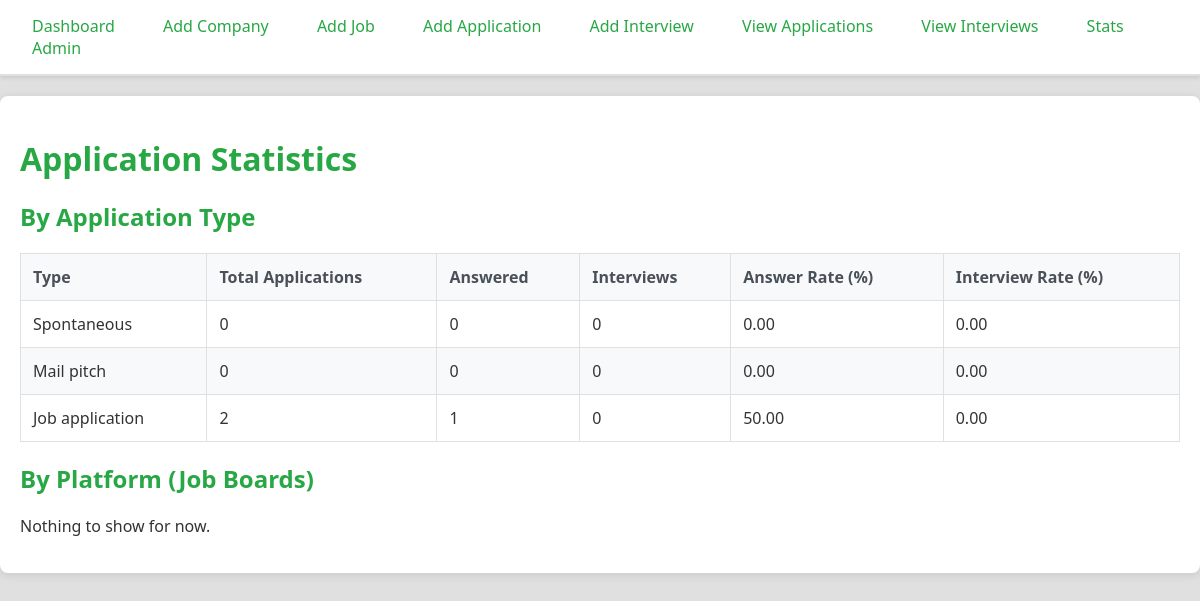
Screenshot of /stats/ with the database file from the repository.
### myapp/models.py (models this page shows, shortened)
class Application(models.Model):
    date = models.DateField()
    type = models.ForeignKey(Type, on_delete=models.CASCADE)
    job = models.OneToOneField(Job, on_delete=models.CASCADE)
    platform = models.ForeignKey(Platform, on_delete=models.CASCADE)
    is_answered = models.BooleanField(default=False)
    status = models.ForeignKey(Status, on_delete=models.CASCADE)

class Type(models.Model):
    name = models.CharField(max_length=100)

### myapp/views.py (the view, shortened to what this page needs)
# urls.py: path('stats/', views.stats, name='stats'),
def stats(request):
    from django.db.models import Count
    types_stats = []
    for type_obj in Type.objects.all():
        applications = Application.objects.filter(type=type_obj)
        answered = applications.filter(is_answered=True).count()
        interviews = Interview.objects.filter(application__type=type_obj).count()
        types_stats.append({
            'type': type_obj.name,
            'total_applications': applications.count(),
            'answered': answered,
            'interviews': interviews,
            'answer_rate': answered / applications.count() * 100 if applications.count() > 0 else 0,
            'interview_rate': interviews / applications.count() * 100 if applications.count() > 0 else 0,
        })
    platforms_stats = []
    context = {
        'types_stats': types_stats,
        'platforms_stats': platforms_stats,
    }
    return render(request, 'myapp/stats.html', context)

### myapp/templates/myapp/stats.html (shortened to what this page needs)
{% extends 'myapp/base.html' %}
{% block content %}
    <h1>Application Statistics</h1>
    <h2>By Application Type</h2>
    {% if types_stats %}
    <table>
        <thead>
            <tr>
                <th>Type</th>
                <th>Total Applications</th>
                <th>Answered</th>
                <th>Interviews</th>
                <th>Answer Rate (%)</th>
                <th>Interview Rate (%)</th>
            </tr>
        </thead>
        <tbody>
            {% for stat in types_stats %}
            <tr>
                <td>{{ stat.type }}</td>
                <td>{{ stat.total_applications }}</td>
                <td>{{ stat.answered }}</td>
                <td>{{ stat.interviews }}</td>
                <td>{{ stat.answer_rate|floatformat:2 }}</td>
                <td>{{ stat.interview_rate|floatformat:2 }}</td>
            </tr>
            {% endfor %}
        </tbody>
    </table>
    {% else %}
    <p>Nothing to show for now.</p>
    {% endif %}
    <h2>By Platform (Job Boards)</h2>
    {% if platforms_stats %}
    <table>
        <thead>
            <tr>
                <th>Platform</th>
                <th>Total Applications</th>
                <th>Answered</th>
                <th>Interviews</th>
                <th>Answer Rate (%)</th>
                <th>Interview Rate (%)</th>
            </tr>
        </thead>
        <tbody>
            {% for stat in platforms_stats %}
            <tr>
                <td>{{ stat.platform }}</td>
                <td>{{ stat.total_applications }}</td>
                <td>{{ stat.answered }}</td>
                <td>{{ stat.interviews }}</td>
                <td>{{ stat.answer_rate|floatformat:2 }}</td>
                <td>{{ stat.interview_rate|floatformat:2 }}</td>
            </tr>
            {% endfor %}
        </tbody>
    </table>
    {% else %}
    <p>Nothing to show for now.</p>
    {% endif %}
{% endblock %}

### myapp/templates/myapp/base.html (style rules this page uses)
body { font-family: 'Segoe UI', Tahoma, Geneva, Verdana, sans-serif; margin: 0; padding: 0; background-color: #e0e0e0; color: #333; }
h1, h2 { color: #28a745; margin-bottom: 20px; }
table { border-collapse: collapse; width: 100%; margin-bottom: 20px; background-color: #ffffff; }
th, td { border: 1px solid #e0e0e0; padding: 12px; text-align: left; }
th { background-color: #f8f9fa; color: #495057; font-weight: 600; }
tr:nth-child(even) { background-color: #f8f9fa; }

### rows the page displays
Application: type "Spontaneous", total_applications "0", answered "0", interviews "0", answer_rate "0.00", interview_rate "0.00", type "Mail pitch", type "Job application", total_applications "2", answered "1", answer_rate "50.00"
